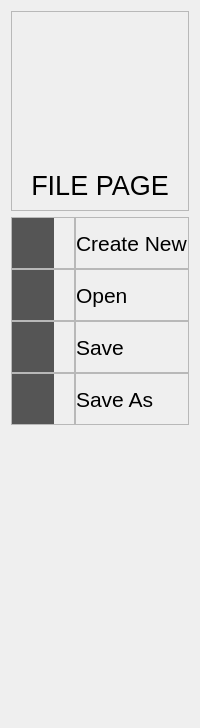
            <widget class="QWidget" name="page_file">
             <layout class="QVBoxLayout" name="verticalLayout_15">
              <item>
               <widget class="QFrame" name="frame_7">
                <property name="minimumSize">
                 <size>
                  <width>0</width>
                  <height>200</height>
                 </size>
                </property>
                <property name="frameShape">
                 <enum>QFrame::StyledPanel</enum>
                </property>
                <property name="frameShadow">
                 <enum>QFrame::Raised</enum>
                </property>
                <layout class="QVBoxLayout" name="verticalLayout_23">
                 <item>
                  <widget class="QLabel" name="label_4">
                   <property name="font">
                    <font>
                     <pointsize>20</pointsize>
                    </font>
                   </property>
                   <property name="text">
                    <string>FILE PAGE</string>
                   </property>
                   <property name="alignment">
                    <set>Qt::AlignBottom|Qt::AlignHCenter</set>
                   </property>
                  </widget>
                 </item>
                </layout>
               </widget>
              </item>
              <item>
               <widget class="QFrame" name="btn_file_menu">
                <property name="minimumSize">
                 <size>
                  <width>0</width>
                  <height>500</height>
                 </size>
                </property>
                <property name="frameShape">
                 <enum>QFrame::NoFrame</enum>
                </property>
                <property name="frameShadow">
                 <enum>QFrame::Raised</enum>
                </property>
                <layout class="QVBoxLayout" name="verticalLayout_16">
                 <property name="spacing">
                  <number>0</number>
                 </property>
                 <property name="leftMargin">
                  <number>0</number>
                 </property>
                 <property name="topMargin">
                  <number>0</number>
                 </property>
                 <property name="rightMargin">
                  <number>0</number>
                 </property>
                 <property name="bottomMargin">
                  <number>0</number>
                 </property>
                 <item alignment="Qt::AlignTop">
                  <widget class="QFrame" name="btn_top_file_menu">
                   <property name="minimumSize">
                    <size>
                     <width>0</width>
                     <height>200</height>
                    </size>
                   </property>
                   <property name="frameShape">
                    <enum>QFrame::NoFrame</enum>
                   </property>
                   <property name="frameShadow">
                    <enum>QFrame::Raised</enum>
                   </property>
                   <layout class="QGridLayout" name="gridLayout">
                    <property name="leftMargin">
                     <number>0</number>
                    </property>
                    <property name="topMargin">
                     <number>0</number>
                    </property>
                    <property name="rightMargin">
                     <number>0</number>
                    </property>
                    <property name="bottomMargin">
                     <number>0</number>
                    </property>
                    <property name="spacing">
                     <number>0</number>
                    </property>
                    <item row="0" column="0">
                     <widget class="QFrame" name="frame">
                      <property name="maximumSize">
                       <size>
                        <width>586</width>
                        <height>16777215</height>
                       </size>
                      </property>
                      <property name="layoutDirection">
                       <enum>Qt::RightToLeft</enum>
                      </property>
                      <property name="frameShape">
                       <enum>QFrame::StyledPanel</enum>
                      </property>
                      <property name="frameShadow">
                       <enum>QFrame::Raised</enum>
                      </property>
                      <layout class="QVBoxLayout" name="verticalLayout_17">
                       <property name="spacing">
                        <number>0</number>
                       </property>
                       <property name="leftMargin">
                        <number>0</number>
                       </property>
                       <property name="topMargin">
                        <number>0</number>
                       </property>
                       <property name="rightMargin">
                        <number>20</number>
                       </property>
                       <property name="bottomMargin">
                        <number>0</number>
                       </property>
                       <item>
                        <widget class="QPushButton" name="pushButton">
                         <property name="minimumSize">
                          <size>
                           <width>0</width>
                           <height>50</height>
                          </size>
                         </property>
                         <property name="maximumSize">
                          <size>
                           <width>50</width>
                           <height>16777215</height>
                          </size>
                         </property>
                         <property name="styleSheet">
                          <string notr="true">QPushButton{
	background-color: rgb(85, 85, 85);
	border: none;
}

QPushButton:hover{
	background-color: rgb(42, 41, 44);
}</string>
                         </property>
                         <property name="text">
                          <string/>
                         </property>
                         <property name="icon">
                          <iconset>
                           <normaloff>img/files.png</normaloff>img/files.png</iconset>
                         </property>
                         <property name="iconSize">
                          <size>
                           <width>24</width>
                           <height>24</height>
                          </size>
                         </property>
                         <property name="checkable">
                          <bool>true</bool>
                         </property>
                         <property name="checked">
                          <bool>false</bool>
                         </property>
                        </widget>
                       </item>
                      </layout>
                     </widget>
                    </item>
                    <item row="0" column="1">
                     <widget class="QFrame" name="label_create_new">
                      <property name="frameShape">
                       <enum>QFrame::StyledPanel</enum>
                      </property>
                      <property name="frameShadow">
                       <enum>QFrame::Raised</enum>
                      </property>
                      <layout class="QVBoxLayout" name="verticalLayout_20">
                       <property name="spacing">
                        <number>0</number>
                       </property>
                       <property name="leftMargin">
                        <number>0</number>
                       </property>
                       <property name="topMargin">
                        <number>0</number>
                       </property>
                       <property name="rightMargin">
                        <number>0</number>
                       </property>
                       <property name="bottomMargin">
                        <number>0</number>
                       </property>
                       <item>
                        <widget class="QLabel" name="label">
                         <property name="font">
                          <font>
                           <pointsize>16</pointsize>
                          </font>
                         </property>
                         <property name="text">
                          <string>Create New</string>
                         </property>
                        </widget>
                       </item>
                      </layout>
                     </widget>
                    </item>
                    <item row="1" column="0">
                     <widget class="QFrame" name="frame_3">
                      <property name="maximumSize">
                       <size>
                        <width>586</width>
                        <height>16777215</height>
                       </size>
                      </property>
                      <property name="layoutDirection">
                       <enum>Qt::RightToLeft</enum>
                      </property>
                      <property name="frameShape">
                       <enum>QFrame::StyledPanel</enum>
                      </property>
                      <property name="frameShadow">
                       <enum>QFrame::Raised</enum>
                      </property>
                      <layout class="QVBoxLayout" name="verticalLayout_18">
                       <property name="spacing">
                        <number>0</number>
                       </property>
                       <property name="leftMargin">
                        <number>0</number>
                       </property>
                       <property name="topMargin">
                        <number>0</number>
                       </property>
                       <property name="rightMargin">
                        <number>20</number>
                       </property>
                       <property name="bottomMargin">
                        <number>0</number>
                       </property>
                       <item>
                        <widget class="QPushButton" name="pushButton_2">
                         <property name="minimumSize">
                          <size>
                           <width>0</width>
                           <height>50</height>
                          </size>
                         </property>
                         <property name="maximumSize">
                          <size>
                           <width>50</width>
                           <height>16777215</height>
                          </size>
                         </property>
                         <property name="styleSheet">
                          <string notr="true">QPushButton{
	background-color: rgb(85, 85, 85);
	border: none;
}

QPushButton:hover{
	background-color: rgb(42, 41, 44);
}</string>
                         </property>
                         <property name="text">
                          <string/>
                         </property>
                         <property name="icon">
                          <iconset>
                           <normaloff>img/open-folder.png</normaloff>img/open-folder.png</iconset>
                         </property>
                         <property name="iconSize">
                          <size>
                           <width>24</width>
                           <height>24</height>
                          </size>
                         </property>
                        </widget>
                       </item>
                      </layout>
                     </widget>
                    </item>
                    <item row="2" column="0">
                     <widget class="QFrame" name="frame_5">
                      <property name="maximumSize">
                       <size>
                        <width>586</width>
                        <height>16777215</height>
                       </size>
                      </property>
                      <property name="layoutDirection">
                       <enum>Qt::RightToLeft</enum>
                      </property>
                      <property name="frameShape">
                       <enum>QFrame::StyledPanel</enum>
                      </property>
                      <property name="frameShadow">
                       <enum>QFrame::Raised</enum>
                      </property>
                      <layout class="QVBoxLayout" name="verticalLayout_19">
                       <property name="spacing">
                        <number>0</number>
                       </property>
                       <property name="leftMargin">
                        <number>0</number>
                       </property>
                       <property name="topMargin">
                        <number>0</number>
                       </property>
                       <property name="rightMargin">
                        <number>20</number>
                       </property>
                       <property name="bottomMargin">
                        <number>0</number>
                       </property>
                       <item>
                        <widget class="QPushButton" name="pushButton_3">
                         <property name="minimumSize">
                          <size>
                           <width>0</width>
                           <height>50</height>
                          </size>
                         </property>
                         <property name="maximumSize">
                          <size>
                           <width>50</width>
                           <height>16777215</height>
                          </size>
                         </property>
                         <property name="styleSheet">
                          <string notr="true">QPushButton{
	background-color: rgb(85, 85, 85);
	border: none;
}

QPushButton:hover{
	background-color: rgb(42, 41, 44);
}</string>
                         </property>
                         <property name="text">
                          <string/>
                         </property>
                         <property name="icon">
                          <iconset>
                           <normaloff>img/Save.png</normaloff>img/Save.png</iconset>
                         </property>
                         <property name="iconSize">
                          <size>
                           <width>24</width>
                           <height>24</height>
                          </size>
                         </property>
                        </widget>
                       </item>
                      </layout>
                     </widget>
                    </item>
                    <item row="2" column="1">
                     <widget class="QFrame" name="frame_6">
                      <property name="frameShape">
                       <enum>QFrame::StyledPanel</enum>
                      </property>
                      <property name="frameShadow">
                       <enum>QFrame::Raised</enum>
                      </property>
                      <layout class="QVBoxLayout" name="verticalLayout_22">
                       <property name="spacing">
                        <number>0</number>
                       </property>
                       <property name="leftMargin">
                        <number>0</number>
                       </property>
                       <property name="topMargin">
                        <number>0</number>
                       </property>
                       <property name="rightMargin">
                        <number>0</number>
                       </property>
                       <property name="bottomMargin">
                        <number>0</number>
                       </property>
                       <item>
                        <widget class="QLabel" name="label_3">
                         <property name="font">
                          <font>
                           <pointsize>16</pointsize>
                          </font>
                         </property>
                         <property name="text">
                          <string>Save</string>
                         </property>
                        </widget>
                       </item>
                      </layout>
                     </widget>
                    </item>
                    <item row="3" column="0">
                     <widget class="QFrame" name="frame_9">
                      <property name="maximumSize">
                       <size>
                        <width>586</width>
                        <height>16777215</height>
                       </size>
                      </property>
                      <property name="layoutDirection">
                       <enum>Qt::RightToLeft</enum>
                      </property>
                      <property name="frameShape">
                       <enum>QFrame::StyledPanel</enum>
                      </property>
                      <property name="frameShadow">
                       <enum>QFrame::Raised</enum>
                      </property>
                      <layout class="QVBoxLayout" name="verticalLayout_25">
                       <property name="spacing">
                        <number>0</number>
                       </property>
                       <property name="leftMargin">
                        <number>0</number>
                       </property>
                       <property name="topMargin">
                        <number>0</number>
                       </property>
                       <property name="rightMargin">
                        <number>20</number>
                       </property>
                       <property name="bottomMargin">
                        <number>0</number>
                       </property>
                       <item>
                        <widget class="QPushButton" name="pushButton_4">
                         <property name="minimumSize">
                          <size>
                           <width>0</width>
                           <height>50</height>
                          </size>
                         </property>
                         <property name="maximumSize">
                          <size>
                           <width>50</width>
                           <height>16777215</height>
                          </size>
                         </property>
                         <property name="layoutDirection">
                          <enum>Qt::RightToLeft</enum>
                         </property>
                         <property name="styleSheet">
                          <string notr="true">QPushButton{
	background-color: rgb(85, 85, 85);
	border: none;
}

QPushButton:hover{
	background-color: rgb(42, 41, 44);
}</string>
                         </property>
                         <property name="text">
                          <string/>
                         </property>
                         <property name="icon">
                          <iconset>
                           <normaloff>img/Save As.png</normaloff>img/Save As.png</iconset>
                         </property>
                         <property name="iconSize">
                          <size>
                           <width>24</width>
                           <height>24</height>
                          </size>
                         </property>
                        </widget>
                       </item>
                      </layout>
                     </widget>
                    </item>
                    <item row="3" column="1">
                     <widget class="QFrame" name="frame_8">
                      <property name="frameShape">
                       <enum>QFrame::StyledPanel</enum>
                      </property>
                      <property name="frameShadow">
                       <enum>QFrame::Raised</enum>
                      </property>
                      <layout class="QVBoxLayout" name="verticalLayout_24">
                       <property name="spacing">
                        <number>0</number>
                       </property>
                       <property name="leftMargin">
                        <number>0</number>
                       </property>
                       <property name="topMargin">
                        <number>0</number>
                       </property>
                       <property name="rightMargin">
                        <number>0</number>
                       </property>
                       <property name="bottomMargin">
                        <number>0</number>
                       </property>
                       <item>
                        <widget class="QLabel" name="label_5">
                         <property name="font">
                          <font>
                           <pointsize>16</pointsize>
                          </font>
                         </property>
                         <property name="text">
                          <string>Save As</string>
                         </property>
                        </widget>
                       </item>
                      </layout>
                     </widget>
                    </item>
                    <item row="1" column="1">
                     <widget class="QFrame" name="frame_4">
                      <property name="frameShape">
                       <enum>QFrame::StyledPanel</enum>
                      </property>
                      <property name="frameShadow">
                       <enum>QFrame::Raised</enum>
                      </property>
                      <layout class="QVBoxLayout" name="verticalLayout_21">
                       <property name="spacing">
                        <number>0</number>
                       </property>
                       <property name="leftMargin">
                        <number>0</number>
                       </property>
                       <property name="topMargin">
                        <number>0</number>
                       </property>
                       <property name="rightMargin">
                        <number>0</number>
                       </property>
                       <property name="bottomMargin">
                        <number>0</number>
                       </property>
                       <item>
                        <widget class="QLabel" name="label_2">
                         <property name="font">
                          <font>
                           <pointsize>16</pointsize>
                          </font>
                         </property>
                         <property name="text">
                          <string>Open</string>
                         </property>
                        </widget>
                       </item>
                      </layout>
                     </widget>
                    </item>
                   </layout>
                  </widget>
                 </item>
                </layout>
               </widget>
              </item>
             </layout>
            </widget>
